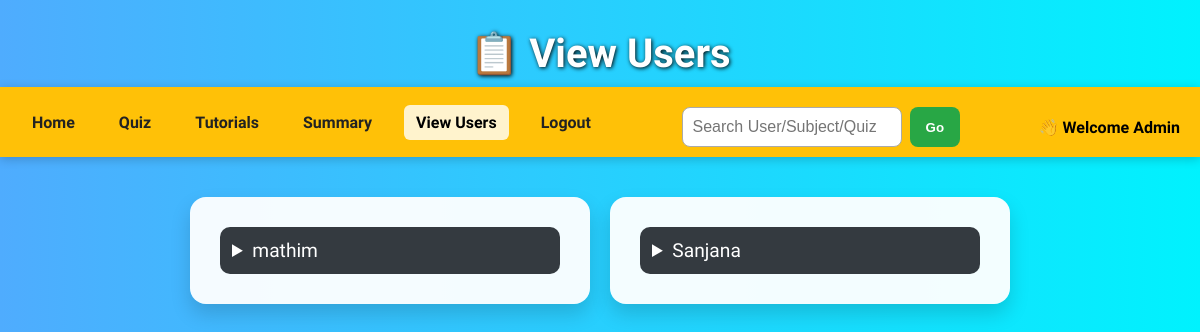
/viewUsers, run on an earlier commit of the app's database.
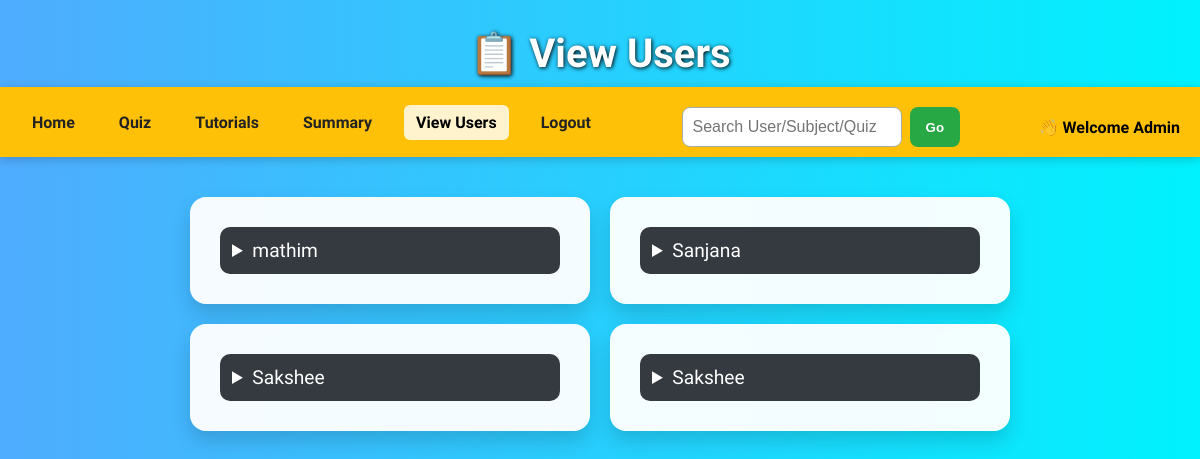
And on a later commit of the database.
### app.py (models this page shows)
class User(db.Model):
    __tablename__ = 'user'
    u_id = db.Column(db.Integer, autoincrement=True, primary_key=True)
    name = db.Column(db.String(20), nullable=False)
    email=db.Column(db.String(30),unique=True, nullable=False)
    password=db.Column(db.String(15),unique=True,nullable=False)
    std=db.Column(db.Integer,nullable=False)
    dob=db.Column(db.Date,nullable=False)
    admin=db.Column(db.Boolean, nullable=False, default=False)
    scores = db.relationship("Score", backref='user', lazy=True)

### app.py (the view)
@app.route('/viewUsers')
def view_users():
    users=User.query.all()
    return render_template('viewUsers.html',users=users)

### app.py (called while the page is built)
@app.before_request
def create_tables():
    db.create_all()
    if not User.query.filter_by(email="Admin12@gmail.com").first():
        admin=User(name="Admin", email="Admin12@gmail.com", password=generate_password_hash("Silvia06@10"), std=0, dob=datetime.strptime("2006-06-01", "%Y-%m-%d").date(),admin=True)
        db.session.add(admin)
        db.session.commit()

### templates/viewUsers.html (shortened to what this page needs)
<!DOCTYPE html>
<html lang="en">
<head>
</head>
<body>
  <h3>📋 View Users</h3>
  <nav>
    <div class="nav-container">
      <div class="navbar">
        <ul>
          <li><a href="/admin_Dashboard">Home</a></li>
          <li><a href="/quiz_Management">Quiz</a></li>
          <li><a href="/tutorials">Tutorials</a></li>
          <li><a href="/summary">Summary</a></li>
          <li class="active"><a href="/viewUsers">View Users</a></li>
          <li><a href="{{url_for('logout')}}">Logout</a></li>
        </ul>
      </div>
      <form class="search-bar" action="{{url_for('admin_search')}}" method="GET">
        <input type="search" placeholder="Search User/Subject/Quiz" name="query" id="ad_search"/>
        <button type="submit">Go</button>
      </form>
      <div class="welcome-msg">👋 Welcome Admin</div>
    </div>
  </nav>
  <div class="user-cards">
    {% for user in users %}
      {% if not user.admin %}
        <div class="card">
          <div class="card-body">
            <details>
              <summary>{{ user.name }}</summary>
            </details>
          </div>
        </div>
      {% endif %}
    {% endfor %}
  </div>
</body>
</html>

What changed in the data, as far as the page shows it:
added User: name "Sakshee"
added User: name "Sakshee"
